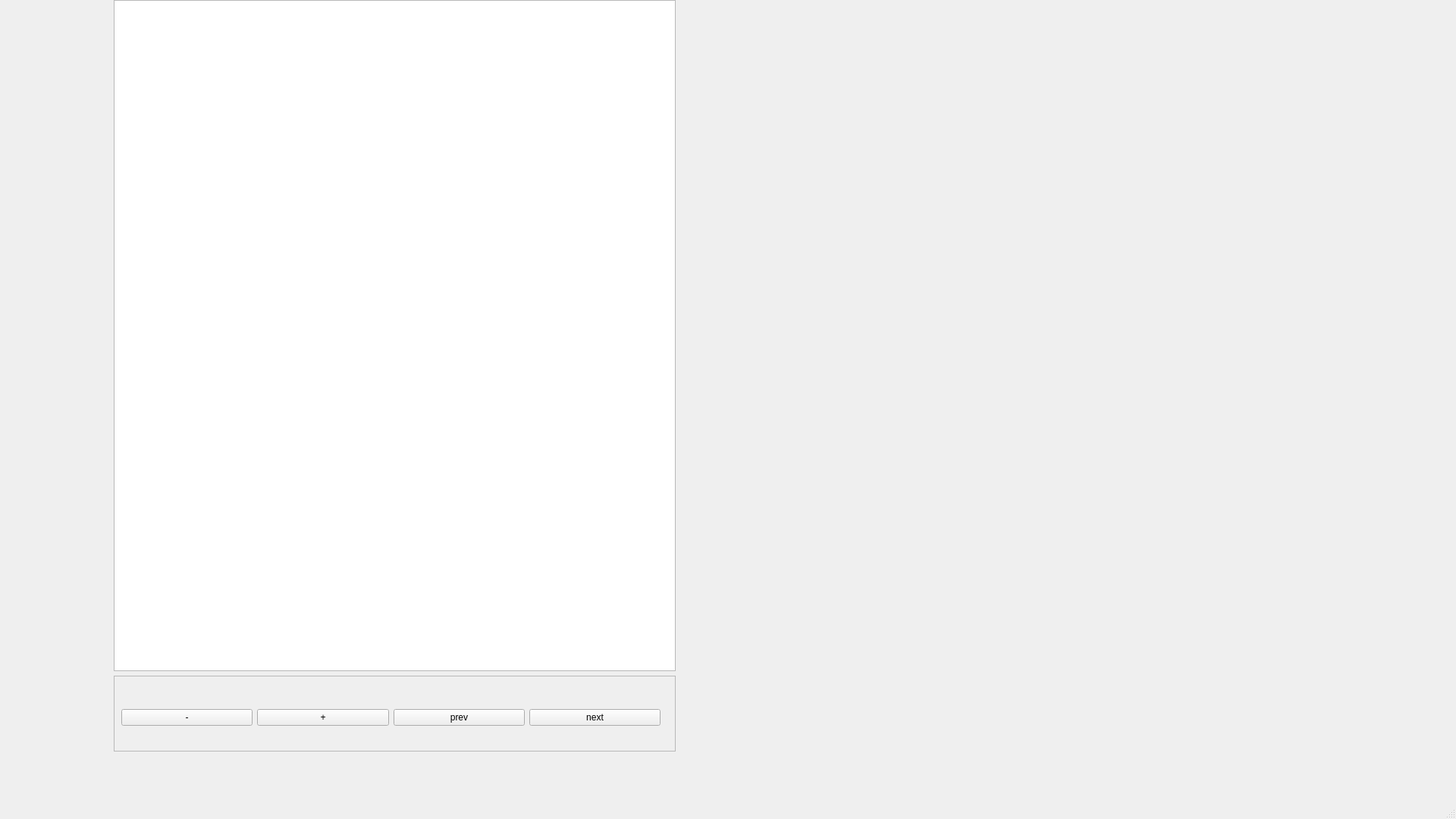
<?xml version="1.0" encoding="UTF-8"?>
<ui version="4.0">
 <class>MainWindow</class>
 <widget class="QMainWindow" name="MainWindow">
  <property name="geometry">
   <rect>
    <x>0</x>
    <y>0</y>
    <width>1920</width>
    <height>1080</height>
   </rect>
  </property>
  <property name="windowTitle">
   <string>MainWindow</string>
  </property>
  <widget class="QWidget" name="centralwidget">
   <widget class="QLineEdit" name="lineEdit">
    <property name="geometry">
     <rect>
      <x>530</x>
      <y>190</y>
      <width>113</width>
      <height>25</height>
     </rect>
    </property>
   </widget>
   <widget class="QWidget" name="verticalLayoutWidget">
    <property name="geometry">
     <rect>
      <x>150</x>
      <y>0</y>
      <width>741</width>
      <height>991</height>
     </rect>
    </property>
    <layout class="QVBoxLayout" name="verticalLayout">
     <item>
      <widget class="QGraphicsView" name="graphicsView"/>
     </item>
     <item>
      <widget class="QFrame" name="frame">
       <property name="minimumSize">
        <size>
         <width>0</width>
         <height>100</height>
        </size>
       </property>
       <property name="frameShape">
        <enum>QFrame::StyledPanel</enum>
       </property>
       <property name="frameShadow">
        <enum>QFrame::Raised</enum>
       </property>
       <widget class="QWidget" name="horizontalLayoutWidget">
        <property name="geometry">
         <rect>
          <x>10</x>
          <y>20</y>
          <width>711</width>
          <height>71</height>
         </rect>
        </property>
        <layout class="QHBoxLayout" name="horizontalLayout">
         <item>
          <widget class="QPushButton" name="zoomOutButton">
           <property name="text">
            <string>-</string>
           </property>
          </widget>
         </item>
         <item>
          <widget class="QPushButton" name="zoomInButton">
           <property name="text">
            <string>+</string>
           </property>
          </widget>
         </item>
         <item>
          <widget class="QPushButton" name="prevButton">
           <property name="text">
            <string>prev</string>
           </property>
          </widget>
         </item>
         <item>
          <widget class="QPushButton" name="nextButton">
           <property name="text">
            <string>next</string>
           </property>
          </widget>
         </item>
        </layout>
       </widget>
      </widget>
     </item>
    </layout>
   </widget>
  </widget>
  <widget class="QMenuBar" name="menubar">
   <property name="geometry">
    <rect>
     <x>0</x>
     <y>0</y>
     <width>1920</width>
     <height>22</height>
    </rect>
   </property>
  </widget>
  <widget class="QStatusBar" name="statusbar"/>
 </widget>
 <resources/>
 <connections/>
</ui>
